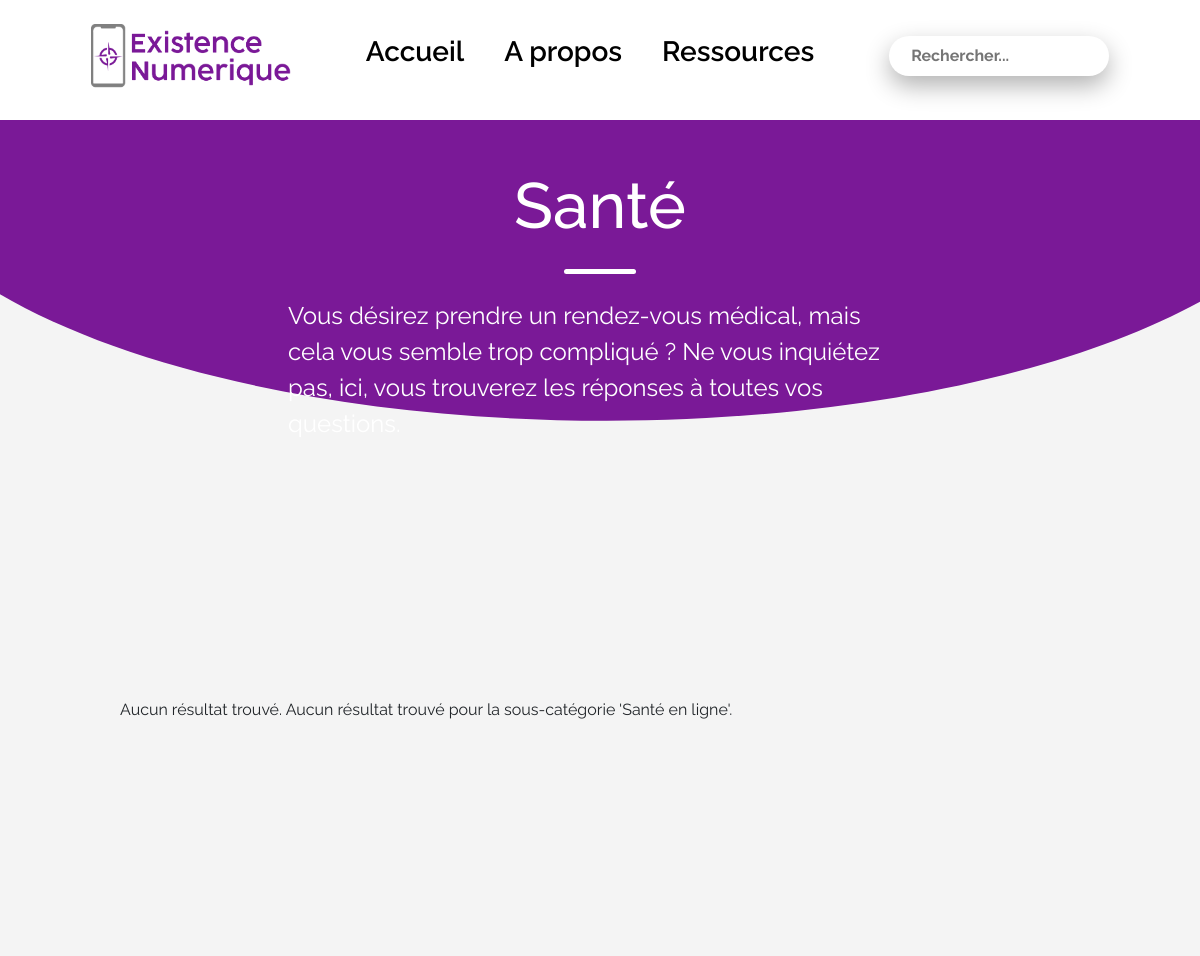
The app's page /categorie-sante.php (upper part), older data.
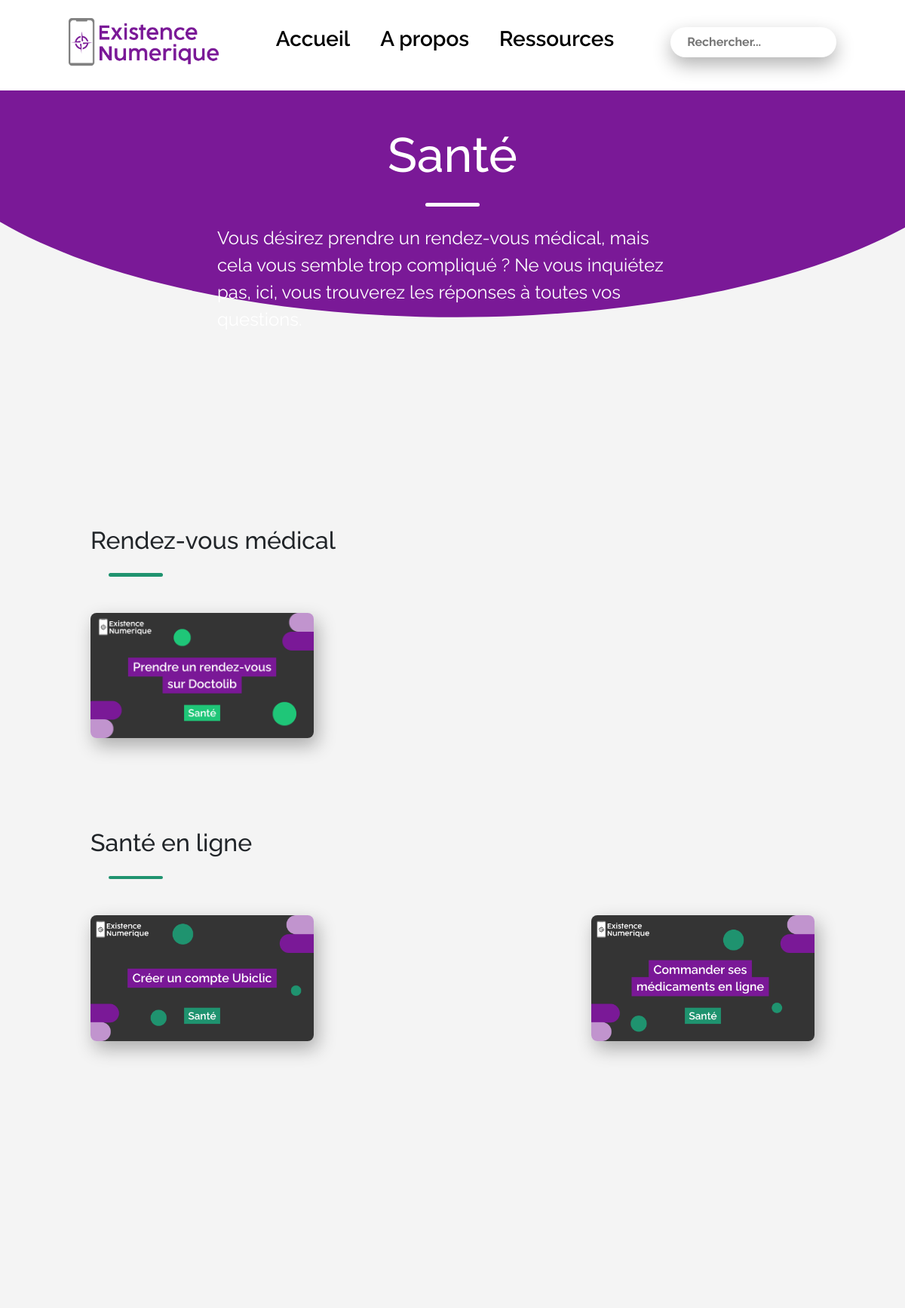
The same page, newer data.
### tables this page shows
CREATE TABLE `ressource` (
  `Id_ressource` int(11) NOT NULL,
  `Titre` varchar(100) NOT NULL,
  `Categorie` varchar(50) NOT NULL,
  `Sous_Categorie` varchar(255) NOT NULL,
  `Mot_cle` varchar(1500) NOT NULL,
  `Image` varchar(100) NOT NULL
);

### categorie-sante.php (the view, shortened to what this page needs)
<!DOCTYPE html>
<html lang="en">
<head>
    <link href="./assets/css/bootstrap.min.css" rel="stylesheet">
    <link rel="stylesheet" href="./assets/css/general.css">
    <link rel="stylesheet" href="./assets/css/categorie.css">
</head>
<body>
    <header class="desktop d-flex justify-content-evenly align-items-center bg-white fixed-top">
        <div class="logo d-flex justify-content-center align-items-center">
            <a href="index.php"><img class="img-fluid" src="./assets/images/logo/Logo_principal.png" alt="Logo principal du site existence numérique"></a>
        </div>
        <nav class="navbar navbar-expand-lg">
            <ul class="d-flex justify-content-center align-items-center">
                <li><a class="fs-3 menu__link fw-semibold" href="index.php">Accueil</a></li>
                <li><a class="fs-3 menu__link fw-semibold" href="about.html">A propos</a></li>
                <li><a class="fs-3 menu__link fw-semibold" href="ressource.html">Ressources</a></li>
            </ul>
        </nav>
        <form class="search" action="cible2.php" method="post">
            <input id="search-input" name="mot" type="text" placeholder="Rechercher..." autocomplete="off">
        </form>
    </header>
    <section class="intro">
        <div class="arc-cercle">
            <svg data-name="Layer 1" xmlns="http://www.w3.org/2000/svg" viewBox="0 0 1200 120" preserveAspectRatio="none">
                <path d="M0,0V7.23C0,65.52,268.63,112.77,600,112.77S1200,65.52,1200,7.23V0Z" class="shape-fill"></path>
            </svg>
        </div>
        <div class="intro-container d-flex flex-column align-items-center">
            <h1>Santé</h1>
            <div class="trait"></div>
            <p>Vous désirez prendre un rendez-vous médical, mais cela vous semble trop compliqué ? Ne vous inquiétez pas, ici, vous trouverez les réponses à toutes vos questions.</p>
        </div>
    </section>
    <section class="tutoriels">
        <?php
        include 'connect_bdd.php';
        $sql = "SELECT * FROM ressource WHERE Categorie = 'Santé' AND Sous_Categorie = 'Rendez-vous médical' AND Image != ''";
        $result = $db->query($sql);
        if ($result->rowCount() > 0) {
            echo "<div class='rdv'>";
            echo "<h2>Rendez-vous médical</h2>";
            echo "<div class='trait-vert'></div>";
            echo "<div class='videos'>";
            while($row = $result->fetch(PDO::FETCH_ASSOC)) {
                echo "<div class='tuto image_wrapper'>";
                echo "<a href='tuto.php'>";
                echo "<img src='" . $row["Image"] . "' alt='" . $row["Titre"] . "'>";
                echo "</a>";
                echo "</div>";
            }
            echo "</div>";
            echo "</div>";
        } else {
            echo "Aucun résultat trouvé.";
        }
        ?>
        <?php
        $sql_utilisation_systeme = "SELECT * FROM ressource WHERE Categorie = 'Santé' AND Sous_Categorie = 'Santé en ligne' AND Image !=' '";
        $result_utilisation_systeme = $db->query($sql_utilisation_systeme);
        if ($result_utilisation_systeme->rowCount() > 0) {
            echo "<div class='rdv'>";
            echo "<h2>Santé en ligne</h2>";
            echo "<div class='trait-vert'></div>";
            echo "<div class='videos'>";
            while ($row_utilisation_systeme = $result_utilisation_systeme->fetch(PDO::FETCH_ASSOC)) {
                echo "<div class='tuto image_wrapper'>";
                echo "<a href='tuto.php'>";
                echo "<img src='" . $row_utilisation_systeme["Image"] . "' alt='" . $row_utilisation_systeme["Titre"] . "'>";
                echo "</a>";
                echo "</div>";
            }
            echo "</div>";
            echo "</div>";
        } else {
            echo "Aucun résultat trouvé pour la sous-catégorie 'Santé en ligne'.";
        }
        ?>
    </section>
    <div class="quiz">
    </div>
    </body>
    </html>

Row changes from the older to the newer data that the page shows:
now on this page (row edited): ressource: Image (picture), shown under "Rendez-vous médical"
now on this page (row edited): ressource: Image (picture), shown under "Santé en ligne"
now on this page (row edited): ressource: Image (picture), shown under "Santé en ligne"
Text that changed along with them:
text no longer shown: "Aucun résultat trouvé. Aucun résultat trouvé pour la sous-catégorie 'Santé en ligne'."
text now shown: "Rendez-vous médical Santé en ligne"
